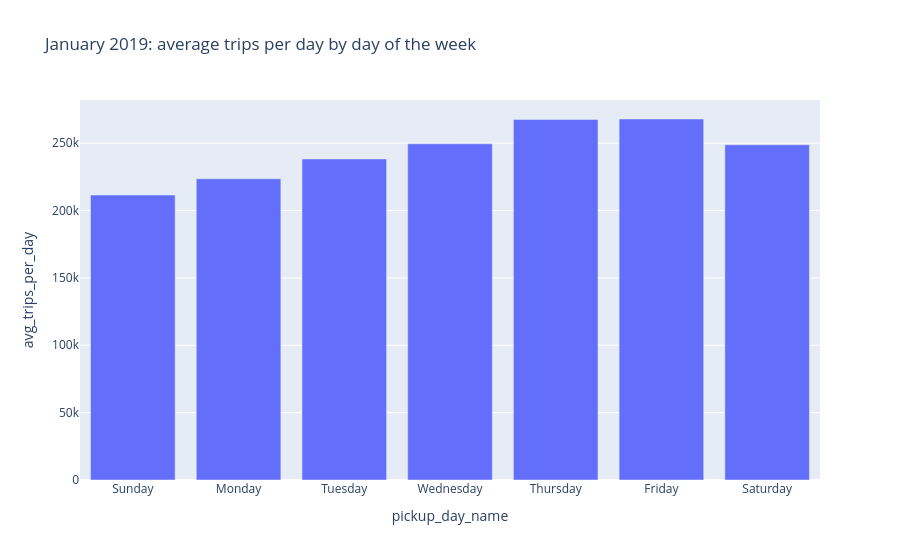

Source (notebook cell):
### Code cell
# 2. Average trips per day for each day of the week (January 2019)
df_dow_avg.orderBy("pickup_dow").plot.bar(x="pickup_day_name", y="avg_trips_per_day",
                                          title="January 2019: average trips per day by day of the week")

### Figure 1 — Plotly figure (JSON) as saved in the notebook; plotly's stock layout.template omitted (floating-point values rounded to 4 significant figures)
{"data": [{"hovertemplate": "pickup_day_name=%{x}<br>avg_trips_per_day=%{y}<extra></extra>", "legendgroup": "", "marker": {"color": "#636efa", "pattern": {"shape": ""}}, "name": "", "orientation": "v", "showlegend": false, "textposition": "auto", "type": "bar", "x": ["Sunday", "Monday", "Tuesday", "Wednesday", "Thursday", "Friday", "Saturday"], "xaxis": "x", "y": [211500.0, 223600.0, 238300.0, 249500.0, 267600.0, 267900.0, 248800.0], "yaxis": "y"}], "layout": {"barmode": "relative", "legend": {"tracegroupgap": 0}, "title": {"text": "January 2019: average trips per day by day of the week"}, "xaxis": {"anchor": "y", "domain": [0.0, 1.0], "title": {"text": "pickup_day_name"}}, "yaxis": {"anchor": "x", "domain": [0.0, 1.0], "title": {"text": "avg_trips_per_day"}}}}
